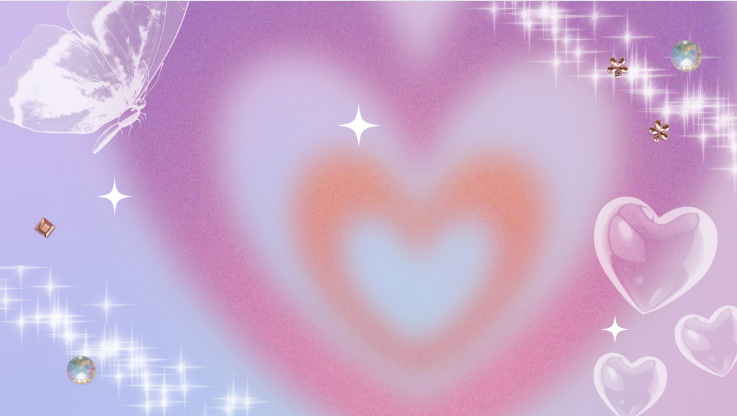
#> input picture SnakeAI-master/background.png, 1474 x 832 px (shown at 1/2 size)
$ python snakeGUI1.py
#> lines starting #> are read from the running program, lines starting #| are printed output that depends on the picture
### SnakeAI-master/snakeLogic.py
import random

class Node:
    def __init__(self, row, col):
        self.row = row
        self.col = col
        self.fVal = 0
        self.hVal = 0
        self.gVal = 0
        self.parent = None

class SnakeLogic(object):
    def __init__(self):
        self.gameOver = False
        self.score = 0
        self.gameStarted = False
        self.canMove = True

        self.boardSize = 10
        self.snakeBoard = []

        self.snakeHead = {}  # lưu trữ hàng và cột của đầu rắn
        self.snakeSegments = []  # lưu trữ thân rắn ngoại trừ phần đầu, mục đích để giúp đầu tránh thân
        self.direction = ""

        self.foodPosition = {}  # lưu trữ vị trí của thức ăn
        self.obstaclePosition = {}

        self.loadSnakeBoard(self.boardSize)


    def isGameRunning(self):
        return self.gameStarted and not self.gameOver

    def isA_StarGameRunning(self):
        return self.comp

    def getBoard(self):
        return self.snakeBoard

    def snakeLength(self):
        """Mục tiêu hàm này là trả về giá trị hiện tại của rắn"""
        highestVal = 0
        for row in range(self.boardSize):
            for col in range(self.boardSize):
                highestVal = max(highestVal, self.snakeBoard[row][col])
        return highestVal

    def isGameOver(self, headRow, headCol):
        """Kiểm tra xem trò chơi kết thúc chưa
           1) Rắn đâm đầu vào tường
           2) Rắn tự đâm vào cơ thể của nó
           3) Rắn đâm vào chướng ngại vật
        """
        if headRow < 0 or headRow >= self.boardSize:
            self.gameOver = True
            return True
        if headCol < 0 or headCol >= self.boardSize:
            self.gameOver = True
            return True
        if self.isCollidingWithSelf(headRow, headCol):
            self.gameOver = True
            return True
        if self.isCollidingWithObstacles(headRow, headCol):
            self.gameOver = True
            return True
        return False

    def isCollidingWithSelf(self, headRow, headCol):
        """Kiểm tra đầu rắn với thân rắn có va chạm không"""
        self.setPositions()
        for segment in self.snakeSegments:
            if segment['row'] == headRow and segment['col'] == headCol:
                return True
        return False

    def isCollidingWithObstacles(self, headRow, headCol):
        self.setPositions()
        if self.snakeBoard[headRow][headCol] == -3:
            return True
        return False

    # [12 lines left out: function makeMove, not called in this run]

    def loadSnakeBoard(self, size):
        """Khởi tạo danh sách 2D của snakeboard, đặt mặc định đầu rắn sẽ ở giữa màn hình
           thức ăn đặt rando
           0 = empty space
           -1 = food
           -3 = obstacle
           >1 = snake"""
        self.boardSize = size
        self.snakeBoard = [[0 for x in range(size)] for x in range(size)] #khởi tạo kích thước bảng là size x size
        self.snakeBoard[int(size / 2)][int(size / 2)] = 1
        self.makeFood()
        self.makeObstacles()

    def setPositions(self):
        """đảm bảo rằng các logic di chuyển, kiểm tra va chạm, và tìm đường trong trò chơi hoạt động đúng cách"""
        maxVal = self.snakeLength()
        self.snakeSegments = []
        for row in range(self.boardSize):
            for col in range(self.boardSize):
                if self.snakeBoard[row][col] == maxVal:
                    self.snakeHead['row'] = row
                    self.snakeHead['col'] = col
                elif self.snakeBoard[row][col] >= 1 and self.snakeBoard[row][col] < maxVal:
                    snakePart = {'row': row, 'col': col}
                    self.snakeSegments.append(snakePart)

    def removeTail(self):
        """rắn di chuyển mà không để lại dấu vết trên bảng"""
        for row in range(self.boardSize):
            for col in range(self.boardSize):
                if self.snakeBoard[row][col] > 0:
                    self.snakeBoard[row][col] -= 1

    def getScore(self):
        return self.score

    def moveSnake(self, rowDiff, colDiff):
        """ Kiểm tra vị trị mới đầu rắn có gây kết thức game không
            Kiểm tra xem đã ăn thức ăn chưa
        """
        if not self.gameOver:
            self.setPositions()
            newHeadRow = self.snakeHead['row'] + rowDiff
            newHeadCol = self.snakeHead['col'] + colDiff
            if self.isGameOver(newHeadRow, newHeadCol):
                self.gameOver = True
                return
            headRank = self.snakeLength()
            if self.snakeBoard[newHeadRow][newHeadCol] == -1:
                self.snakeBoard[newHeadRow][newHeadCol] = headRank + 1
                self.score += 1
                self.makeFood()
            else:
                self.removeTail()
                self.snakeBoard[newHeadRow][newHeadCol] = headRank

    def makeFood(self):
        """Tạo thức ăn cho 1 vị trí trống"""
        width = self.boardSize
        row = random.choice(range(width))
        col = random.choice(range(width))
        # kiểm tra xem có phải ô trống không
        while self.snakeBoard[row][col] != 0:
            row = random.choice(range(width))
            col = random.choice(range(width))

        self.snakeBoard[row][col] = -1
        self.foodPosition['row'] = row
        self.foodPosition['col'] = col
        self.calculateManhattanBoard()

    def makeObstacles(self):
        """Tạo chướng ngại vật"""
        for _ in range(3):
            width = self.boardSize
            row = random.choice(range(width))
            col = random.choice(range(width))
            # Kiểm tra xem có phải là ô trống không
            while self.snakeBoard[row][col] != 0:
                row = random.choice(range(width))
                col = random.choice(range(width))

            self.snakeBoard[row][col] = -3


    # A star Algorithm
    def calculateManhattanBoard(self):
        foodRow = self.foodPosition['row']
        foodCol = self.foodPosition['col']
        self.manhattanBoard = [[0 for x in range(self.boardSize)] for x in range(self.boardSize)]
        for row in range(self.boardSize):
            for col in range(self.boardSize):
                manDistance = abs(foodRow - row) + abs(foodCol - col)
                self.manhattanBoard[row][col] = manDistance

    def heuristic(self, node):
        """calculates manhattan distance from the node to the food"""
        inf = float('inf') #để đánh dấu các nút k hợp lệ
        for snakePart in self.snakeSegments:
            snakeRow = snakePart['row']
            snakeCol = snakePart['col']
            if node.row == snakeRow and node.col == snakeCol:
                return inf
        headRow = self.snakeHead['row']
        headCol = self.snakeHead['col']
        if node.row == headRow and node.col == headCol:
            return inf
        if self.snakeBoard[node.row][node.col] == -3:
            return inf

        return abs(node.row - self.foodPosition['row']) + abs(node.col - self.foodPosition['col'])

    def setNodeBoard(self):
        self.nodeBoard = [[Node(row, col) for col in range(self.boardSize)] for row in range(self.boardSize)]

    def neighborNodes(self, node):
        surroundNodes = []
        if node.row - 1 >= 0:
            top = self.nodeBoard[node.row - 1][node.col]
            if self.isValidNode(top):
                surroundNodes.append(top)

        if node.col - 1 >= 0:
            left = self.nodeBoard[node.row][node.col - 1]
            if self.isValidNode(left):
                surroundNodes.append(left)

        if node.col + 1 < self.boardSize:
            right = self.nodeBoard[node.row][node.col + 1]
            if self.isValidNode(right):
                surroundNodes.append(right)

        if node.row + 1 < self.boardSize:
            bot = self.nodeBoard[node.row + 1][node.col]
            if self.isValidNode(bot):
                surroundNodes.append(bot)

        return surroundNodes

    def isValidNode(self, node):
        """Kiểm tra cái node hiện tại có thỏa không (không va chạm với thân và chướng ngại vật)"""
        if self.snakeBoard[node.row][node.col] > 0 or self.snakeBoard[node.row][node.col] == -3:
            return False
        return True

    def findMinNode(self, nodes):
        """tìm node với fVal là nhỏ nhất"""
        minNode = nodes[0]
        for node in nodes:
            if node.fVal < minNode.fVal:
                minNode = node
        return minNode


    #Hàm lưu trữ đường đi từ đích đến điểm bắt đầu đang xét
    def printPathList(self, end):
        while end.parent is not None:
            self.pathList.append([end.row, end.col])
            end = end.parent
        self.pathList.reverse()

    def calculateAstar(self):
        self.pathList = [] #lưu trữ đường đi tìm đc
        self.setPositions()
        self.setNodeBoard()
        openList = []
        closedList = []
        goal = Node(self.foodPosition['row'], self.foodPosition['col'])
        beginNode = self.nodeBoard[self.snakeHead['row']][self.snakeHead['col']]
        beginNode.gVal = 0
        beginNode.hVal = self.manhattanBoard[beginNode.row][beginNode.col]
        beginNode.fVal = beginNode.gVal + beginNode.hVal
        openList.append(beginNode)
        while openList:
            current = self.findMinNode(openList)  # node in openList with lowest fVal
            if current.row == goal.row and current.col == goal.col:
                self.printPathList(current)
                return self.pathList
            openList.remove(current)
            closedList.append(current)
            neighborsList = self.neighborNodes(current)

            for neighbor in neighborsList:  # for each neighbor of current
                if neighbor in closedList:
                    continue
                if neighbor not in openList:
                    neighbor.gVal = current.gVal + 1
                    neighbor.hVal = self.heuristic(neighbor)
                    neighbor.fVal = neighbor.gVal + neighbor.hVal
                    neighbor.parent = current
                    openList.append(neighbor)
                else:
                    newGval = current.gVal + 1
                    if newGval < neighbor.gVal:
                        neighbor.gVal = newGval
                        neighbor.parent = current

    def setDirection(self):
        if not self.pathList:
            if self.direction == "Left":
                self.moveSnake(0, -1)
            elif self.direction == "Right":
                self.moveSnake(0, 1)
            elif self.direction == "Up":
                self.moveSnake(-1, 0)
            elif self.direction == "Down":
                self.moveSnake(1, 0)
            self.gameOver = True
            return
        nextLocation = self.pathList.pop(0)
        nextRow, nextCol = nextLocation
        if self.snakeBoard[nextRow][nextCol] > 0:
            self.stall()
            return
        if nextRow == self.snakeHead['row'] and (nextCol - self.snakeHead['col']) == -1:  # left
            self.moveSnake(0, -1)
        elif nextRow == self.snakeHead['row'] and (nextCol - self.snakeHead['col']) == 1:  # right
            self.moveSnake(0, 1)
        elif (nextRow - self.snakeHead['row']) == -1 and nextCol == self.snakeHead['col']:  # up
            self.moveSnake(-1, 0)
        elif (nextRow - self.snakeHead['row']) == 1 and nextCol == self.snakeHead['col']:  # down
            self.moveSnake(1, 0)

    def stall(self):
        """Kiểm tra tất cả các hướng di chuyển có thể và chọn hướng an toàn nhất.
           Nếu không có hướng đi an toàn thì chọn 1 hướng ngẫu nhiên"""
        safeMoves = []

        if self.snakeHead['col'] - 1 >= 0 and self.snakeBoard[self.snakeHead['row']][self.snakeHead['col'] - 1] <= 0:  # left
            safeMoves.append((0, -1))
        if self.snakeHead['col'] + 1 < self.boardSize and self.snakeBoard[self.snakeHead['row']][self.snakeHead['col'] + 1] <= 0:  # right
            safeMoves.append((0, 1))
        if self.snakeHead['row'] - 1 >= 0 and self.snakeBoard[self.snakeHead['row'] - 1][self.snakeHead['col']] <= 0:  # up
            safeMoves.append((-1, 0))
        if self.snakeHead['row'] + 1 < self.boardSize and self.snakeBoard[self.snakeHead['row'] + 1][self.snakeHead['col']] <= 0:  # down
            safeMoves.append((1, 0))

        if safeMoves:
            # Chọn ngẫu nhiên một hướng đi an toàn
            possibleMoves = [(0, -1), (0, 1), (-1, 0), (1, 0)]
            move = random.choice(possibleMoves)
            self.moveSnake(move[0], move[1])
        else:
           self.gameOver = True

# Sử dụng lớp SnakeLogic
game = SnakeLogic()
game.gameStarted = True
while not game.gameOver:
    path = game.calculateAstar()
    if path:
        game.setDirection()
    else:
        game.stall()

### SnakeAI-master/snakeGUI1.py
from tkinter import *
from tkinter import messagebox
from snakeLogic import SnakeLogic
from PIL import Image, ImageTk  # type: ignore # Pillow
import random
import os


class SnakeGUI(object):
    def __init__(self):
        self.boardSize = 10
        self.board = []
        self.root = Tk()
        self.root.title("Snake Game - group 3")

        # Thiết lập kích thước cửa sổ
        self.root.geometry("1060x800")  # Bạn có thể thay đổi kích thước này tùy ý

        # Đường dẫn đến ảnh nền
        bg_image_path = "background.png"  # Sử dụng đường dẫn tương đối nếu ảnh nằm trong cùng thư mục
        if os.path.exists(bg_image_path):
            try:
                self.bg_image = Image.open(bg_image_path)
#> self.bg_image is the input picture: PIL image 1474x832 RGBA; mean R, G, B, A 202.4, 170.7, 206.1, 255
                self.bg_image = self.bg_image.resize((1060, 800), Image.Resampling.LANCZOS)  # Đảm bảo ảnh vừa với cửa sổ
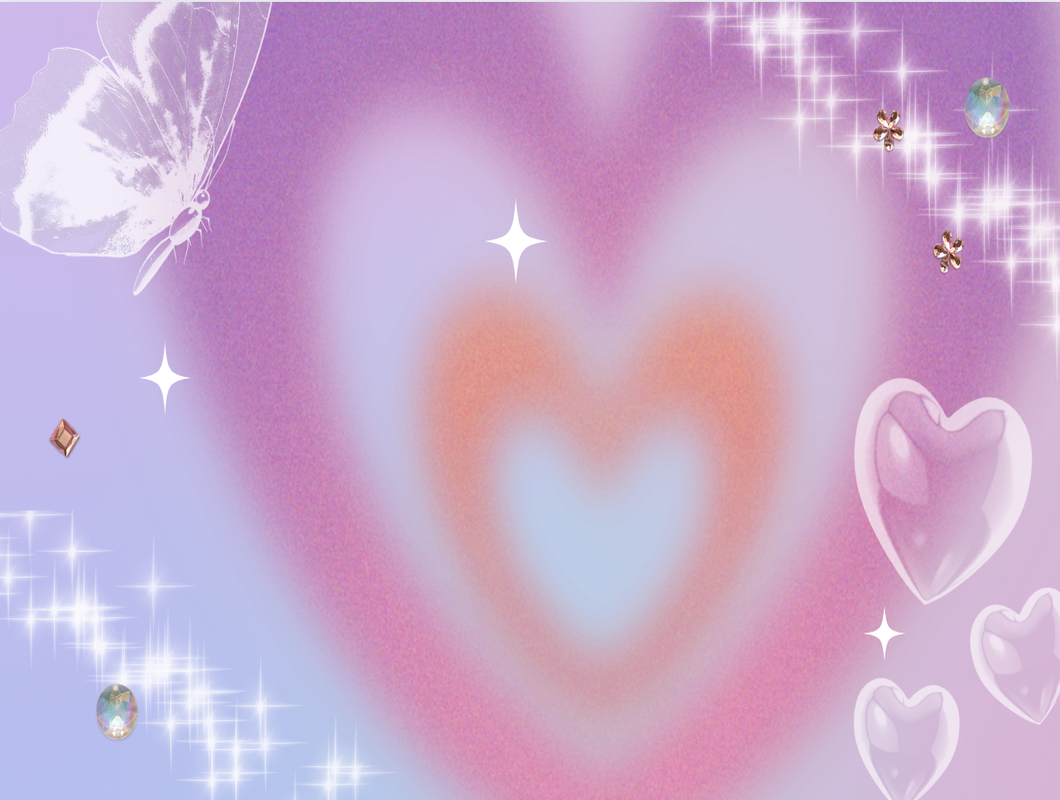
#> self.bg_image: PIL image 1060x800 RGBA; mean R, G, B, A 202.4, 170.6, 206.1, 255
                self.bg_image = ImageTk.PhotoImage(self.bg_image)
            except Exception as e:
                print(f"Error loading image: {e}")
                messagebox.showerror("Error", f"Error loading image: {e}")
        else:
            self.bg_image = None
            messagebox.showerror("Error", f"Background image not found at {bg_image_path}")

        # Tạo giao diện chào mừng
        self.welcomeFrame = Frame(self.root, bg="lightblue")
        self.welcomeFrame.pack(fill=BOTH, expand=True)

        if self.bg_image:
            self.welcomeCanvas = Canvas(self.welcomeFrame, width=1088, height=800)
            self.welcomeCanvas.pack(fill=BOTH, expand=True)
            self.welcomeCanvas.create_image(0, 0, anchor=NW, image=self.bg_image)

            self.welcomeLabel = Label(self.welcomeCanvas, text="Welcome to Snake Game - Group 3!", font=("Helvetica", 24), bg="lightblue")
            self.welcomeCanvas.create_window(512, 100, window=self.welcomeLabel)  # Centered at top

            self.startButton = Button(self.welcomeCanvas, text="Start Game", command=self.showGame, font=("Helvetica", 14), bg="darkgreen", fg="white")
            self.welcomeCanvas.create_window(512, 200, window=self.startButton)  # Centered below label

            self.instructionsLabel = Label(self.welcomeCanvas, text="Use any keys to move!\nPress New Game to Restart your game!\nPress A* Run and then press any arrow key to watch the A* Algorithm Snake Player!", font=("Helvetica", 12), bg="lightblue", justify=LEFT)
            self.welcomeCanvas.create_window(512, 500, window=self.instructionsLabel)  # Centered below button

            self.instructionsLabel = Label (self.welcomeCanvas, text= "SNAKE GAME - GROUP 3", font=("Helvetica", 12), bg="lightblue")
            self.welcomeCanvas.create_window(512, 300, window=self.welcomeLabel)


        # Tạo giao diện game nhưng chưa hiển thị
        self.gameFrame = Frame(self.root)
        self.canvas = Canvas(self.gameFrame, width=(self.boardSize * 31), height=(self.boardSize * 31), bg="lightblue")
        self.canvas.pack(pady=20)

        if self.bg_image:
            self.canvas.create_image(0, 0, anchor=NW, image=self.bg_image)


        # Các thành phần điều khiển game
        button_font = ("Helvetica", 12, "bold")

        self.boardSizeEntryLabel = Label(self.gameFrame, text="Board Size:", font=("Helvetica", 14))
        self.boardSizeEntryLabel.pack(pady=5)
        self.boardSizeEntry = Entry(self.gameFrame, font=("Helvetica", 14))
        self.boardSizeEntry.pack()
        self.boardSizeEntry.insert(0, "10")  # Default value

        # [5 lines of commented-out code are left out]

        self.newGameButton = Button(self.gameFrame, command=self.resetBoardSize, text='RESET', bg="green", fg="white", font=button_font)
        self.newGameButton.pack(pady=5)

        # Create a frame for the mode buttons
        self.modeButtonFrame = Frame(self.gameFrame)
        self.modeButtonFrame.pack(pady=5)

        self.playerModeButton = Button(self.modeButtonFrame, text="Người chơi", command=self.init, bg="pink", fg="white", font=button_font)
        self.playerModeButton.pack(side=LEFT, padx=10)

        self.CPUGameButton = Button(self.modeButtonFrame, text='A* Run', command=self.initA_Star, bg="pink", fg="white", font=button_font)
        self.CPUGameButton.pack(side=RIGHT, padx=10)

        # Frame chứa thông tin về thành phần game
        self.infoFrame = Frame(self.root, bg="lightgrey", width=192)
        self.infoFrame.pack(side=RIGHT, fill=Y)

        self.infoTitleLabel = Label(self.infoFrame, text="GHI CHÚ", font=("Helvetica", 16, "bold"), bg="lightgrey")
        self.infoTitleLabel.pack(pady=10)

        self.yellowLabel = Label(self.infoFrame, text="- Màu vàng là thức ăn", font=("Helvetica", 12), bg="lightgrey", fg="yellow")
        self.yellowLabel.pack(pady=5, anchor='w')

        self.redLabel = Label(self.infoFrame, text="- Màu đỏ là chướng ngại vật", font=("Helvetica", 12), bg="lightgrey", fg="red")
        self.redLabel.pack(pady=5, anchor='w')

        self.greenLabel = Label(self.infoFrame, text="- Màu xanh lá là con rắn", font=("Helvetica", 12), bg="lightgrey", fg="green")
        self.greenLabel.pack(pady=5, anchor='w')

        self.infoContentLabel = Label(self.infoFrame, text="- Reset: Điều chỉnh kích thước bảng\n\n- A* Run: Chọn chế độ chơi bằng thuật toán A*\n\n- Người chơi: Chọn chế độ người chơi", font=("Helvetica", 12), bg="lightgrey", justify=LEFT)
        self.infoContentLabel.pack(pady=10)

        # Tạo sự kiện & trạng thái ban đầu
        self.root.bind("<Key>", self.keyPressed)
        self.gameStarted = False
        self.isA_StarGameClicked = False
        self.isNewGameClicked = False
        self.printInstructions()
        self.computerPlay = False


        # Tạo logic cho game
        self.logic = SnakeLogic()

    def showGame(self):
        self.welcomeFrame.pack_forget()  # Ẩn giao diện chào mừng
        self.gameFrame.pack(fill=BOTH, expand=True)  # Hiển thị giao diện game

    # [28 lines left out: functions resetBoardSize, init, not called in this run]

    def initA_Star(self):
        self.isA_StarGameClicked = True

    # [124 lines left out: functions newGame, updateBoard, gameOverScreen, timerFired, drawSnakeBoard, drawSnakeCell and 2 more, not called in this run]

    def getDirection(self):
        return self.direction

    def printInstructions(self):
        """Print the instructions of the game in the Console"""
        print("Welcome to Snake Game!")
        print("Use the Arrow keys to move!")
        print("Press New Game to Restart your game!")
        print("Press A* Game and then press any arrow key to watch the A* Algorithm Snake Player!")


if __name__ == '__main__':
    SnakeGUI()
